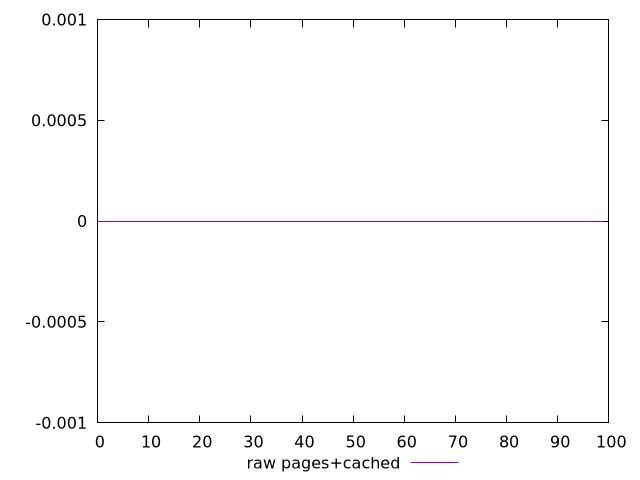

Recreate this plot in gnuplot.
$_rawPagesCached <<EOF
0
0
0
0
0
0
0
0
0
0
0
0
0
0
0
0
0
0
0
0
0
0
0
0
0
0
0
0
0
0
0
0
0
0
0
0
0
0
0
0
0
0
0
0
0
0
0
0
0
0
0
0
0
0
0
0
0
0
0
0
0
0
0
0
0
0
0
0
0
0
0
0
0
0
0
0
0
0
0
0
0
0
0
0
0
0
0
0
0
0
0
0
0
0
0
0
0
0
0
0
EOF
set key outside below
set terminal pngcairo
set output "report_00005_2020-11-02T22-26-11.212Z/legacy-javascript/pages+cached//raw.png"
set yrange [-0.001:0.001]
plot $_rawPagesCached title "raw pages+cached" with line ,
